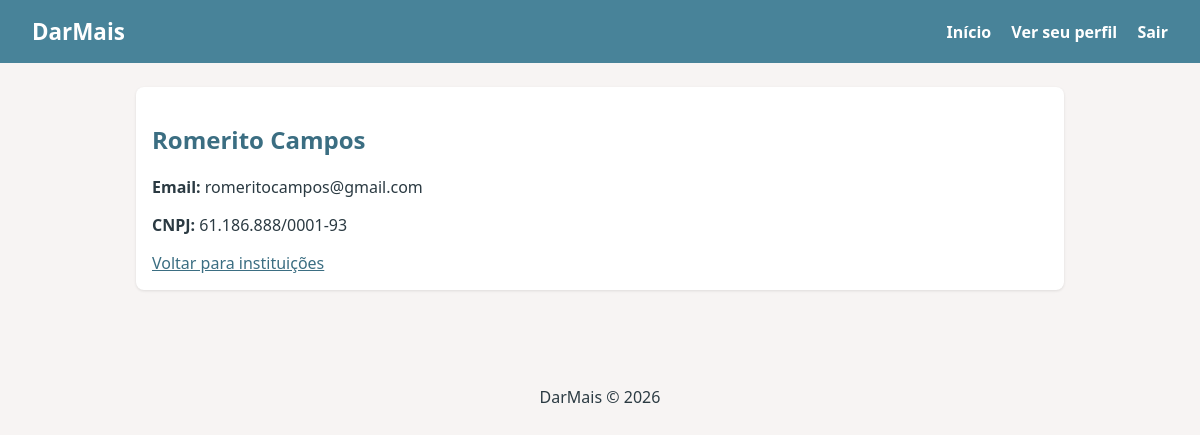
The page /instituicao/1 (signed in) on the database its author committed.
### projeto_romerito/models.py (models this page shows)
class Instituicao(Base):
    __tablename__ = "instituicoes"
    id: Mapped[int] = mapped_column(primary_key=True, autoincrement=True)
    nome: Mapped[str] = mapped_column(String(100), nullable=False)
    email: Mapped[str] = mapped_column(String(80), unique=True, nullable=False)
    cnpj: Mapped[str] = mapped_column(String(18), unique=True, nullable=False)
    senha: Mapped[str] = mapped_column(String(255), nullable=False)
    pedidos_ajuda: Mapped[List["PedidoDeAjuda"]] = relationship(
        back_populates="instituicao"
    )

### projeto_romerito/blueprints/instituicoes/routes.py (the view)
@instituicoes_bp.route('/instituicao/<int:instituicao_id>')
def informacoes(instituicao_id):
    usuario_id = sf.get('user_id')
    if not usuario_id:
        return render_template('auth/login.html')
    with Session() as session:
        instituicao = session.get(Instituicao, instituicao_id)
        if instituicao is None:
            return 'Instituição não encontrada', 404
        return render_template(
            'instituicoes/informacoes.html',
            instituicao=instituicao
        )

### projeto_romerito/blueprints/instituicoes/templates/instituicoes/informacoes.html (shortened to what this page needs)
{% extends 'base.html' %}
{% block conteudo %}
<section class="card">
    <h2>{{ instituicao.nome }}</h2>
    <p><strong>Email:</strong> {{ instituicao.email }}</p>
    <p><strong>CNPJ:</strong> {{ instituicao.cnpj }}</p>
    <a href="{{ url_for('instituicoes.listar') }}">
        Voltar para instituições
    </a>
</section>
{% endblock %}

### projeto_romerito/static/style.css (style rules this page uses)
:root { --cinza: #D8D8D8; --azul: #488399; --azul-escuro: #3b6e82; --coral: #EA9393; --amarelo: #F4D38A; --rosa: #F1BEBE; --fundo: #f7f4f3; --texto: #2b3a42; }
* { box-sizing: border-box; }
body { font-family: system-ui, sans-serif; margin: 0; color: var(--texto); background: var(--fundo); }
h2 { color: var(--azul-escuro); }
.card { background: #fff; padding: 1rem; border-radius: 8px; box-shadow: 0 1px 3px rgba(0,0,0,.1); }
a { color: var(--azul-escuro); }

### rows shown on the page
Instituicao: nome "Romerito Campos", email "romeritocampos@gmail.com", cnpj "61.186.888/0001-93"
